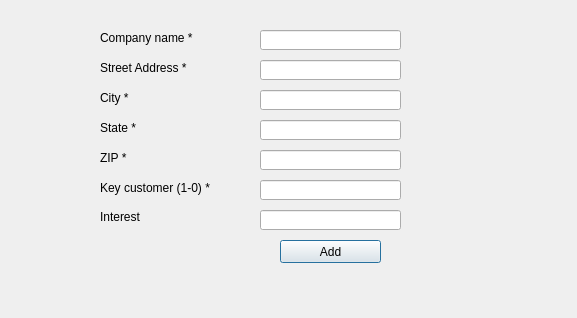
<?xml version="1.0" encoding="UTF-8"?>
<ui version="4.0">
 <class>AddCustomer</class>
 <widget class="QDialog" name="AddCustomer">
  <property name="geometry">
   <rect>
    <x>0</x>
    <y>0</y>
    <width>577</width>
    <height>318</height>
   </rect>
  </property>
  <property name="windowTitle">
   <string>Dialog</string>
  </property>
  <widget class="QLineEdit" name="lineEdit_companyName">
   <property name="geometry">
    <rect>
     <x>260</x>
     <y>30</y>
     <width>141</width>
     <height>20</height>
    </rect>
   </property>
  </widget>
  <widget class="QLineEdit" name="lineEdit_streetAddress">
   <property name="geometry">
    <rect>
     <x>260</x>
     <y>60</y>
     <width>141</width>
     <height>20</height>
    </rect>
   </property>
  </widget>
  <widget class="QLineEdit" name="lineEdit_city">
   <property name="geometry">
    <rect>
     <x>260</x>
     <y>90</y>
     <width>141</width>
     <height>20</height>
    </rect>
   </property>
  </widget>
  <widget class="QLineEdit" name="lineEdit_state">
   <property name="geometry">
    <rect>
     <x>260</x>
     <y>120</y>
     <width>141</width>
     <height>20</height>
    </rect>
   </property>
  </widget>
  <widget class="QLineEdit" name="lineEdit_zip">
   <property name="geometry">
    <rect>
     <x>260</x>
     <y>150</y>
     <width>141</width>
     <height>20</height>
    </rect>
   </property>
  </widget>
  <widget class="QLabel" name="label">
   <property name="geometry">
    <rect>
     <x>100</x>
     <y>30</y>
     <width>101</width>
     <height>16</height>
    </rect>
   </property>
   <property name="text">
    <string>Company name *</string>
   </property>
  </widget>
  <widget class="QLabel" name="label_2">
   <property name="geometry">
    <rect>
     <x>100</x>
     <y>60</y>
     <width>101</width>
     <height>16</height>
    </rect>
   </property>
   <property name="text">
    <string>Street Address *</string>
   </property>
  </widget>
  <widget class="QLabel" name="label_city">
   <property name="geometry">
    <rect>
     <x>100</x>
     <y>90</y>
     <width>101</width>
     <height>16</height>
    </rect>
   </property>
   <property name="text">
    <string>City *</string>
   </property>
  </widget>
  <widget class="QLabel" name="label_city_state">
   <property name="geometry">
    <rect>
     <x>100</x>
     <y>120</y>
     <width>101</width>
     <height>16</height>
    </rect>
   </property>
   <property name="text">
    <string>State *</string>
   </property>
  </widget>
  <widget class="QLabel" name="label_city_state_2">
   <property name="geometry">
    <rect>
     <x>100</x>
     <y>150</y>
     <width>101</width>
     <height>16</height>
    </rect>
   </property>
   <property name="text">
    <string>ZIP *</string>
   </property>
  </widget>
  <widget class="QLabel" name="label_3">
   <property name="geometry">
    <rect>
     <x>100</x>
     <y>180</y>
     <width>111</width>
     <height>16</height>
    </rect>
   </property>
   <property name="text">
    <string>Key customer (1-0) * </string>
   </property>
  </widget>
  <widget class="QLineEdit" name="lineEdit_key">
   <property name="geometry">
    <rect>
     <x>260</x>
     <y>180</y>
     <width>141</width>
     <height>20</height>
    </rect>
   </property>
  </widget>
  <widget class="QLabel" name="label_4">
   <property name="geometry">
    <rect>
     <x>100</x>
     <y>210</y>
     <width>47</width>
     <height>13</height>
    </rect>
   </property>
   <property name="text">
    <string>Interest</string>
   </property>
  </widget>
  <widget class="QLineEdit" name="lineEdit_Interest">
   <property name="geometry">
    <rect>
     <x>260</x>
     <y>210</y>
     <width>141</width>
     <height>20</height>
    </rect>
   </property>
  </widget>
  <widget class="QPushButton" name="pushButton">
   <property name="geometry">
    <rect>
     <x>280</x>
     <y>240</y>
     <width>101</width>
     <height>23</height>
    </rect>
   </property>
   <property name="text">
    <string>Add</string>
   </property>
  </widget>
  <widget class="QLabel" name="label_message">
   <property name="geometry">
    <rect>
     <x>10</x>
     <y>280</y>
     <width>551</width>
     <height>20</height>
    </rect>
   </property>
   <property name="text">
    <string/>
   </property>
  </widget>
 </widget>
 <resources/>
 <connections/>
</ui>
